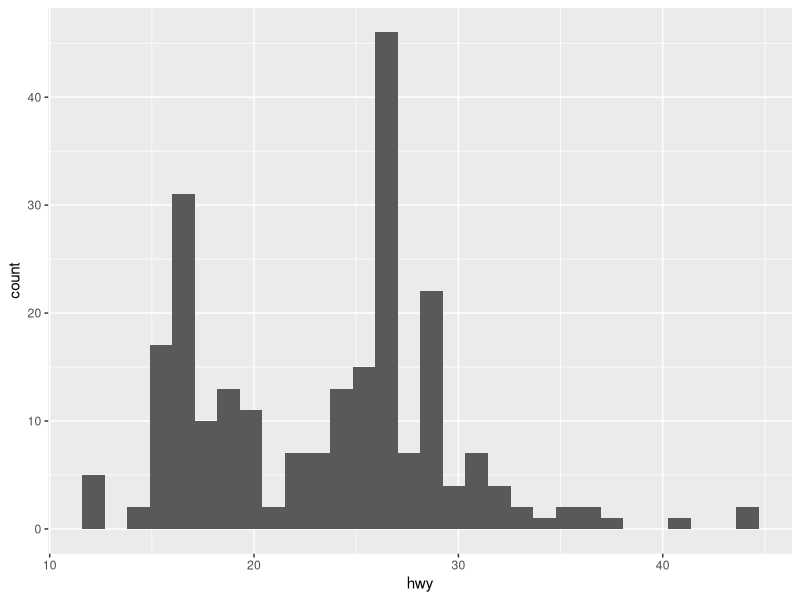
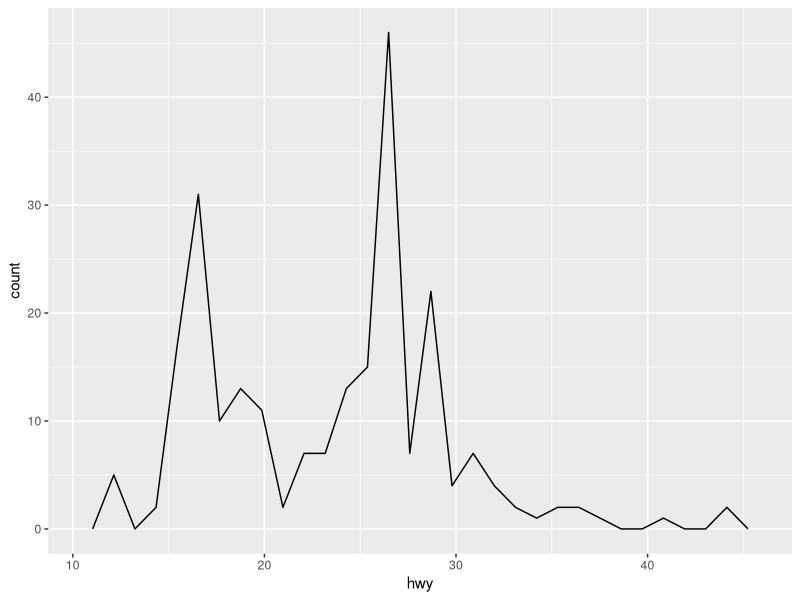
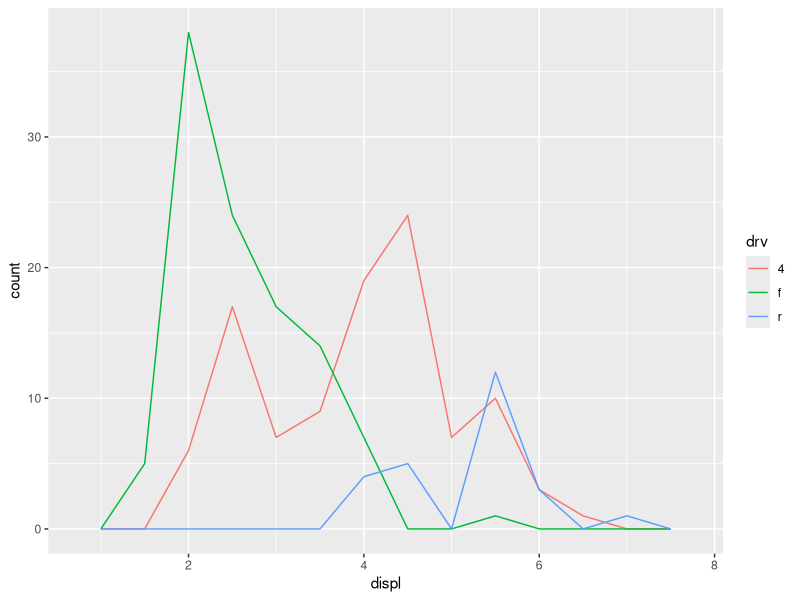
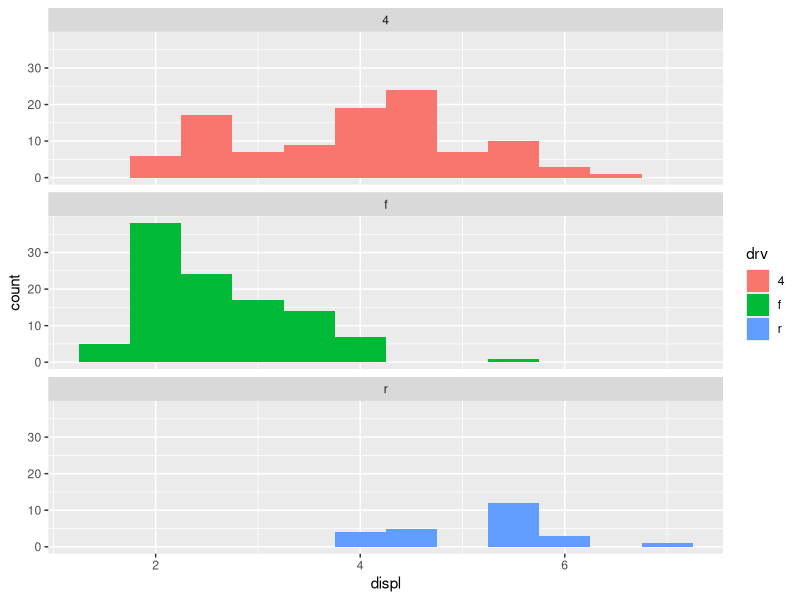

Source code (R) for these figures, in order:
library(tidyverse)
ggplot(mpg, aes(hwy)) + geom_histogram()
ggplot(mpg, aes(hwy)) + geom_freqpoly()

# Hadley is not a fan of geom_density() because they are harder to interpret since the 
# underlying computations are more complex and they also make assumptioins that are not true
# for all data, the distribution is continuous, unbounded, and smooth

ggplot(mpg, aes(displ, color = drv)) + 
  geom_freqpoly(binwidth = 0.5)

ggplot(mpg, aes(displ, fill = drv)) + 
  geom_histogram(binwidth = 0.5) +
  facet_wrap(~drv, ncol = 1)
